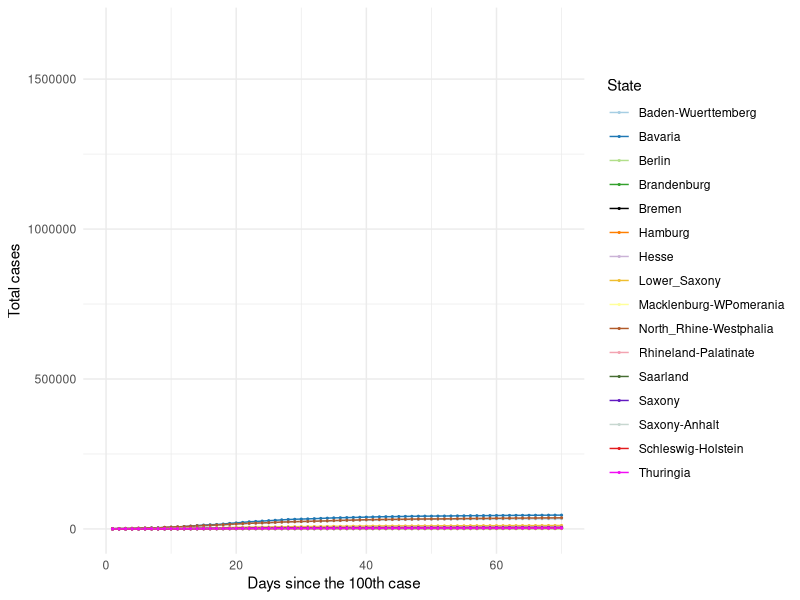
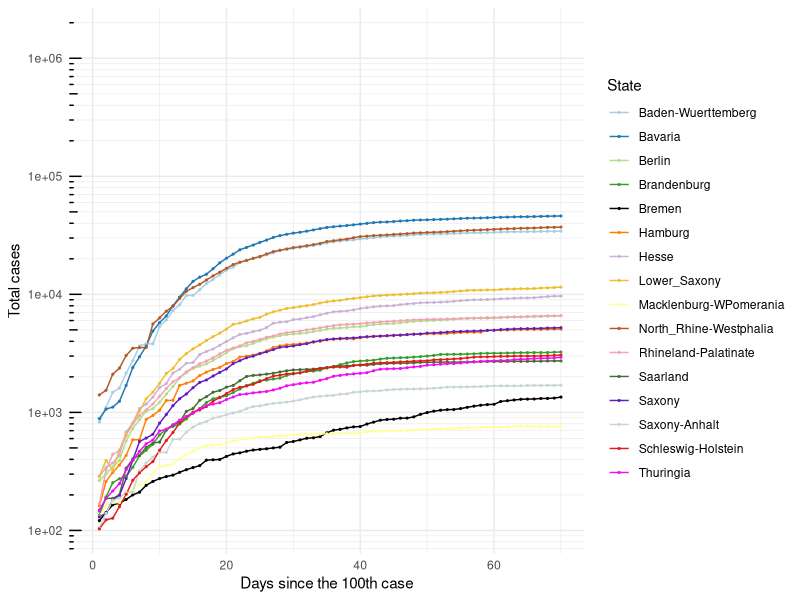
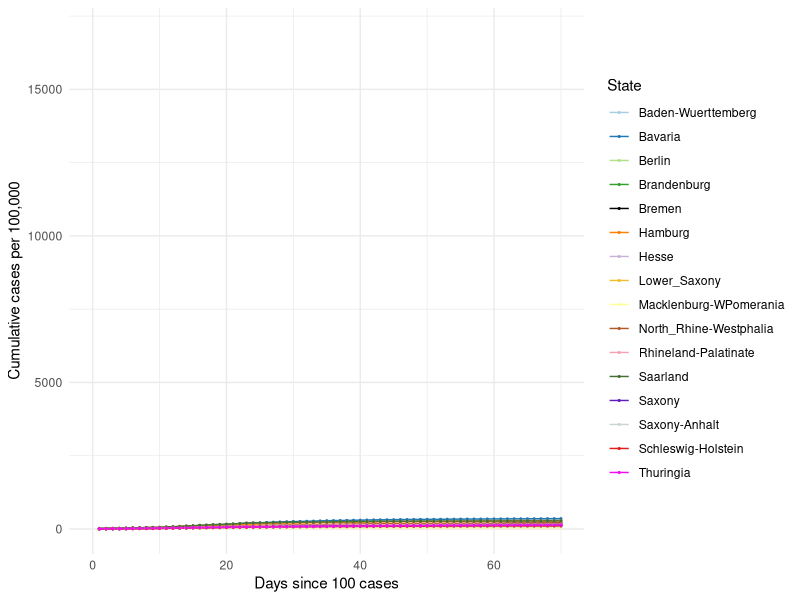
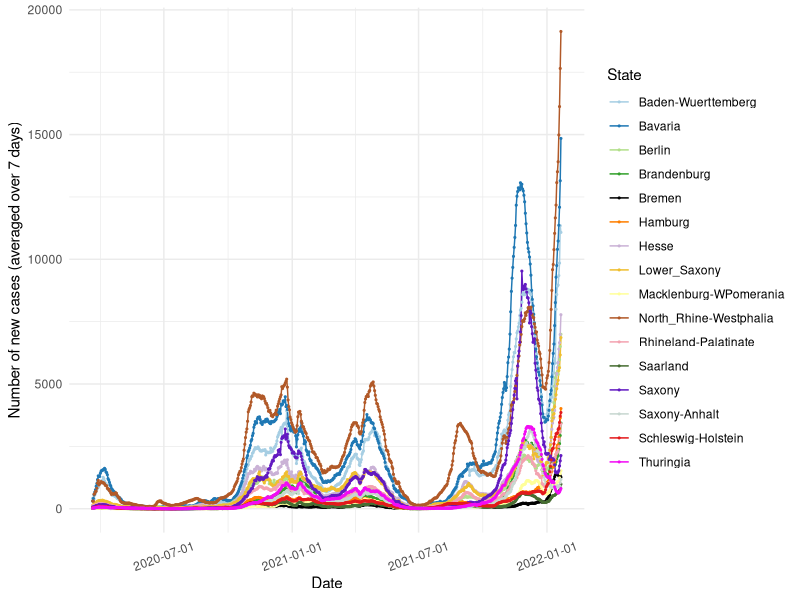
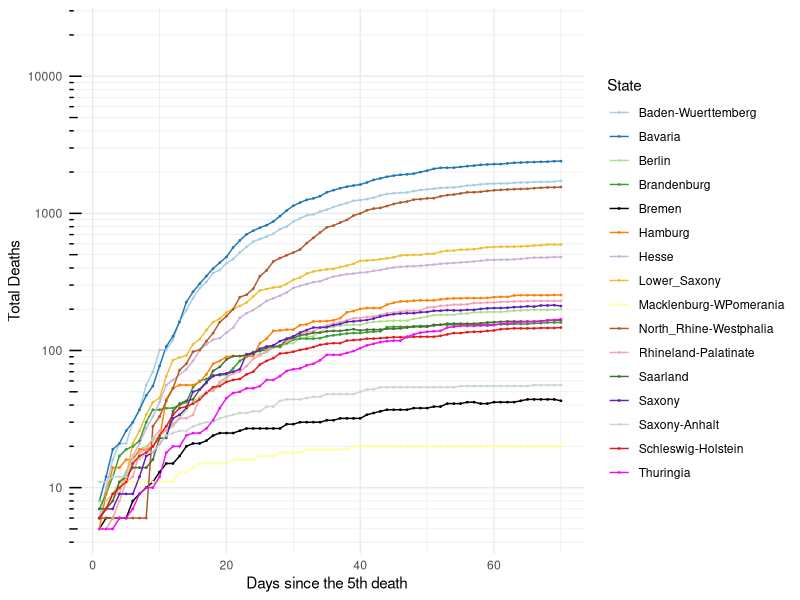
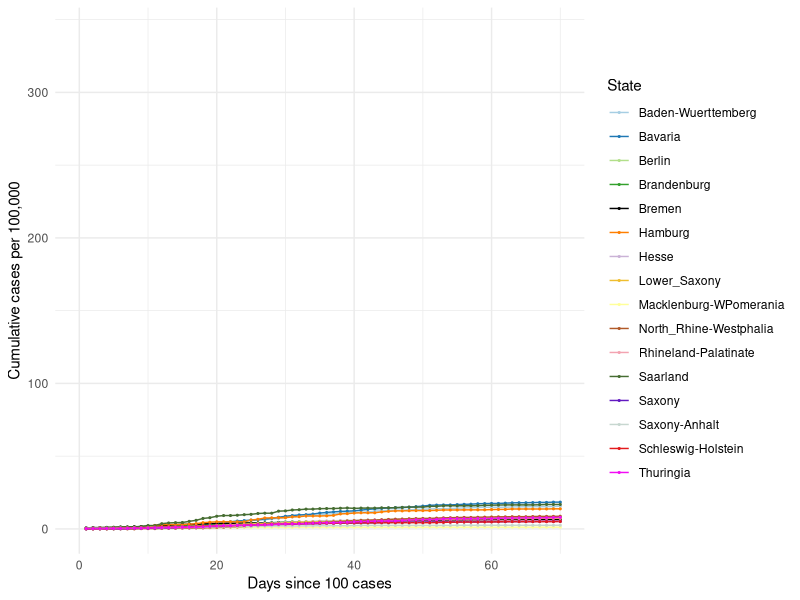
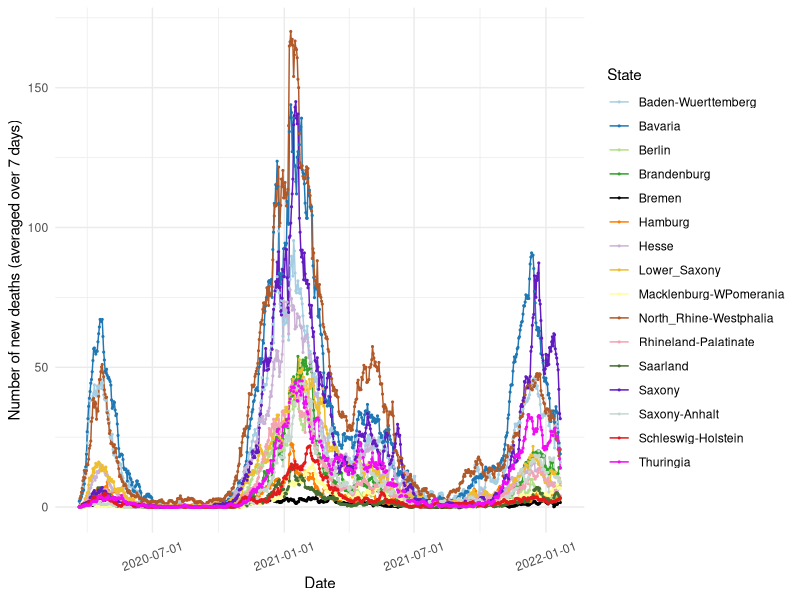

These charts were generated, in order, by the following R code:
## ---- chunk 1

knitr::opts_chunk$set(echo=TRUE, collapse = TRUE)

libload<-function(...) {
    libs<-unlist(list(...))
    req<-unlist(lapply(libs,require,character.only=TRUE))
    need<-libs[req==FALSE]
    if(length(need)>0){ 
        install.packages(need, repos = "https://ftp.fau.de/cran/")
        lapply(need, require, character.only=TRUE)
    }
}
packages <- c("data.table", "ggplot2", "dplyr", "stats", "RColorBrewer", "readr", "here", "scales")
libload(packages)


`%notin%` <- function(x,y) !(x %in% y) 
cumulative.cases <- read_csv(here("static", "data", "Germany10States.csv"))
germany.16states <- read_csv(here("static", "data", "Germany16States.csv"))

colors16 <- c('#A6CEE3', '#1F78B4', '#B2DF8A', '#33A02C',
              '#000000', '#FF7F00', '#CAB2D6', 
              '#EFBE2F', '#FFFF99', '#B15928', '#F3A3B1', '#466D32',
              '#621AC1', '#C7D7D0', '#E31A1C','#F20CF4', '#123456')

## ---- chunk 2

## 10 States with the highest cumulative cases ##
#################################################

#states.filter <- cumulative.cases[cumulative.cases$Days_100 > 0,]
#states.sel <- unique(states.filter$State)

# Choose all the data points for the selected countries starting from Days_100 > 0
#states.final <- cumulative.cases[cumulative.cases$Days_100 > 0,]
states.final <- germany.16states[germany.16states$Days_100 > 0,]

# Plot 1 == Linear scale for total number of cases
cum.plot <- ggplot(data=states.final, aes(x=Days_100, y=Total_Cases, group=State, color=State)) +
            geom_line() + geom_point(size = 0.4) +     
          #  scale_color_brewer(palette = 'Paired') + 
            scale_colour_manual(name= "State", values= colors16) +
            scale_x_continuous('Days since the 100th case', limits=c(0,70)) + 
            scale_y_continuous("Total cases") + 
            #ggtitle('Linear scale') +
            theme_minimal()

print(cum.plot) 

## ---- chunk 3

## Logarithmic scale ##
#######################

base_breaks <- function(n = 10){
  function(x) {
    axisTicks(log10(range(x, na.rm = TRUE)), log = TRUE, n = n)
  }
}

logbreaks <- 10^(-10:10)
logminor_breaks <- rep(1:9, 21)*(10^rep(-10:10, each=9))

cum.plot2 <- ggplot(data=states.final, aes(x=Days_100, y=Total_Cases, group=State, color=State)) +
             geom_line() + geom_point(size=0.4) + 
          #   scale_color_brewer(palette = 'Paired') +
             scale_colour_manual(name= "State", values= colors16) +
             scale_x_continuous(name='Days since the 100th case', limits=c(0,70)) + 
             scale_y_continuous(name="Total cases", trans = 'log10', breaks = logbreaks, minor_breaks = logminor_breaks) +
             annotation_logticks(sides="l") + 
             #ggtitle('Logarithmic scale') +
             theme_minimal()

print(cum.plot2)

## ---- chunk 4

#states16.filter <- germany.16states[germany.16states$Days_100 > 0,]
#states16.sel <- unique(states16.filter$State)

# Choose all the data points for the selected countries starting from Days_100 > 0 
#states16.final <- states16.filter[states16.filter$State %in% states16.sel & states16.filter$Days_100 > 0,]

states16.final <- germany.16states[germany.16states$Days_100 > 0,]

# Plot 1 == Linear scale for total number of cases
per100.plot <- ggplot(data=states16.final, aes(x=Days_100, y=Per100, group=State, color=State)) +
            geom_line() + geom_point(size = 0.4) + 
            # scale_color_brewer(palette = 'Paired') +
            scale_colour_manual(name= "State", values= colors16) +
            scale_x_continuous('Days since 100 cases', limits=c(0,70)) + 
            scale_y_continuous("Cumulative cases per 100,000") + 
            #ggtitle('Linear scale') +
            theme_minimal()

print(per100.plot)

## ---- chunk 5
#new.cases <- read_csv(here("static", "data", "GermanyNewCases10States.csv"))

new7days <- states.final[states.final$Avg_7days > 0,]
new7days$Dates <- as.Date(new7days$Dates)

newcase7.plot <- ggplot(data=new7days, aes(x=Dates, y=Avg_7days, group=State, color=State)) +
            geom_line() + geom_point(size = 0.4) + 
       #     scale_color_brewer(palette = 'Paired') +
            scale_colour_manual(name= "State", values= colors16) +
            scale_x_date(name='Date', labels=date_format('%Y-%m-%d')) + 
            scale_y_continuous(name="Number of new cases (averaged over 7 days)") + 
            #ggtitle('Linear scale') +
            theme_minimal() + theme(axis.text.x = element_text(angle=20, hjust=0.5, vjust=0.5))

print(newcase7.plot)
 
## ---- chunk 6
#num.deaths <- read_csv(here("static", "data", "GermanyTotalDeaths10States.csv"))

# Choose all the data points for the selected countries starting from Days_5 > 0
deaths.final <- states.final[states.final$DeathsDays_5 > 0,]

# Plot 1 == Linear scale for total number of cases
deaths.plot <- ggplot(data=deaths.final, aes(x=DeathsDays_5, y=Deaths, group=State, color=State)) +
   geom_line() + geom_point(size = 0.3) + 
  # scale_color_brewer(palette = 'Paired') +
   scale_colour_manual(name= "State", values= colors16) +
   scale_x_continuous('Days since the 5th death', limits=c(0,70)) + 
   scale_y_continuous("Total Deaths", trans = 'log10', breaks = logbreaks, 
                      minor_breaks = logminor_breaks) +
   annotation_logticks(sides="l") + 
   #ggtitle('Linear scale') +
   theme_minimal()

print(deaths.plot)

## ---- chunk 7

states16.final <- germany.16states[germany.16states$DeathsDays_5 > 0,]

# Plot 1 == Linear scale for total number of cases
deathper100.plot <- ggplot(data=states16.final, aes(x=DeathsDays_5, y=DeathPer100, group=State, color=State)) +
            geom_line() + geom_point(size = 0.4) + 
            # scale_color_brewer(palette = 'Paired') +
            scale_colour_manual(name= "State", values= colors16) +
            scale_x_continuous('Days since 100 cases', limits=c(0,70)) + 
            scale_y_continuous("Cumulative cases per 100,000") + 
            #ggtitle('Linear scale') +
            theme_minimal()

print(deathper100.plot)

## ---- chunk 8
#new.cases <- read_csv(here("static", "data", "GermanyNewCases10States.csv"))

states.final$Dates <- as.Date(states.final$Dates)
death7days <- states.final
death7days <- death7days[death7days$Dates > as.Date('2020-03-20'),]

death7days.plot <- ggplot(data=death7days, aes(x=Dates, y=Death_7days, group=State, color=State)) +
            geom_line() + geom_point(size = 0.4) + 
       #     scale_color_brewer(palette = 'Paired') +
            scale_colour_manual(name= "State", values= colors16) +
            scale_x_date(name='Date', labels=date_format('%Y-%m-%d')) + 
            scale_y_continuous(name="Number of new deaths (averaged over 7 days)") + 
           
            #ggtitle('Linear scale') +
            theme_minimal() + theme(axis.text.x = element_text(angle=20, hjust=0.5, vjust=0.5))

print(death7days.plot)
 
